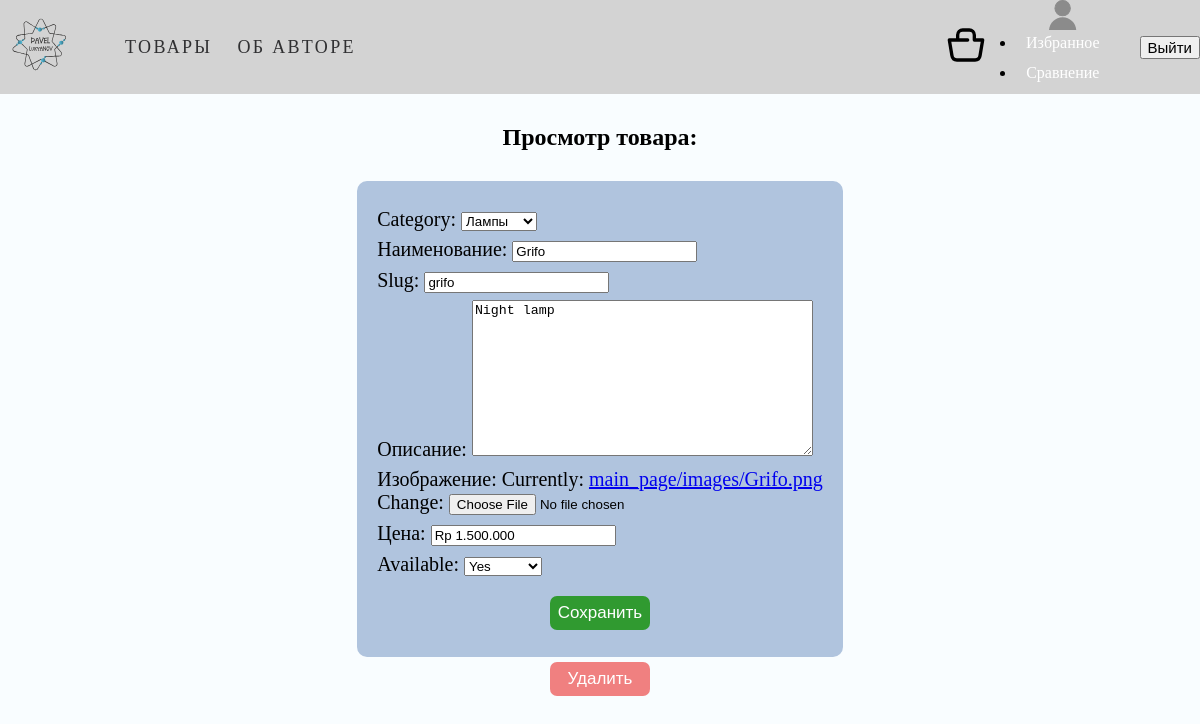
Page /27/grifo (signed in) on the earlier database version.
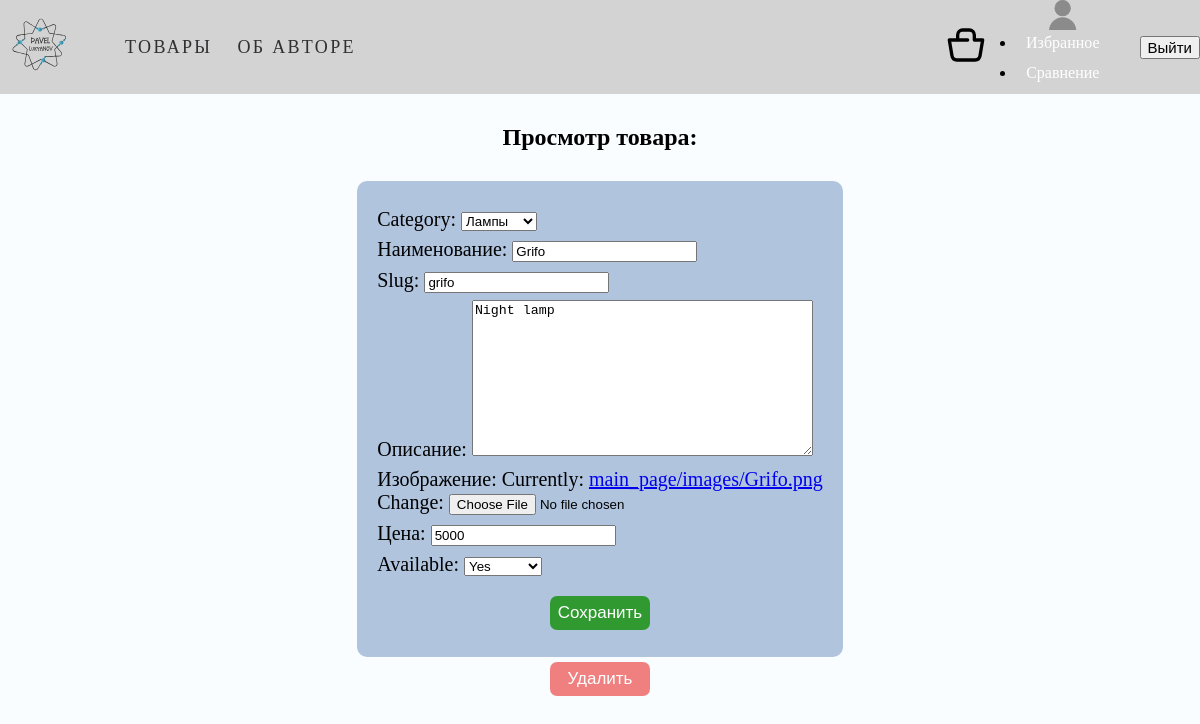
Same page on the later database version.
### main_page/models.py (models this page shows, shortened)
class Product(models.Model):
    category = models.ForeignKey(Category, on_delete=models.CASCADE, related_name='Продукты', null=True)
    name = models.CharField(max_length=50, db_index=True, verbose_name='Наименование', null=True)
    slug = models.SlugField(max_length=100, db_index=True, null=True)
    description = models.TextField(max_length=350, verbose_name='Описание', null=True)
    img = models.ImageField(upload_to='main_page/images', verbose_name='Изображение', null=True)
    price = models.CharField(max_length=10, verbose_name='Цена', null=True)
    available = models.BooleanField(default=True, null=True)
    created = models.DateTimeField(auto_now_add=True, null=True)
    updated = models.DateTimeField(auto_now=True, null=True)
    class Meta:
        ordering = ('name',)
        index_together = ('id', 'slug',)
        verbose_name = 'Товар'
        verbose_name_plural = 'Товары'

### main_page/views.py (the view, shortened to what this page needs)
# urls.py: path('<int:prod_id>/<slug:slug>', views.product_detail, name='product_detail'),
def product_detail(request, prod_id, slug):
    product = get_object_or_404(Product, id=prod_id, slug=slug, available=True)
    form = ProductForm(instance=product)
    if request.method == 'GET':
        return render(request, 'main_page/product_detail.html', {'product': product, 'form': form})

### main_page/forms.py
class ProductForm(ModelForm):
    class Meta:
        model = Product
        fields = ['category', 'name', 'slug', 'description', 'img', 'price', 'available']

### main_page/models.py (called while the page is built)
    def __str__(self):
        return self.name

### templates/main_page/product_detail.html (shortened to what this page needs)
{% extends 'main_page/base.html' %}
{% load static %}
{% block css %}
    <link rel="stylesheet" href="{% static 'css/form-prod-style.css' %}">
{% endblock %}
{% block content %}
    <h2>Просмотр товара: <b>{{ product.title }}</b></h2>
    <div class="content">
        <form method="post" class="edit-form">
            {{ form.as_p }}
            <div class="button">
                <button class="save-btn btn">Сохранить</button>
            </div>
        </form>
        <form action="{% url 'main_page:delete' product.id %}" method="post" class="del-form-btn">
            <div class="button">
                <button class="del-btn btn">Удалить</button>
            </div>
        </form>
    </div>
{% endblock %}

Differences in the rows shown:
changed Product "Лампы": price "Rp 1.500.000" → "5000"
